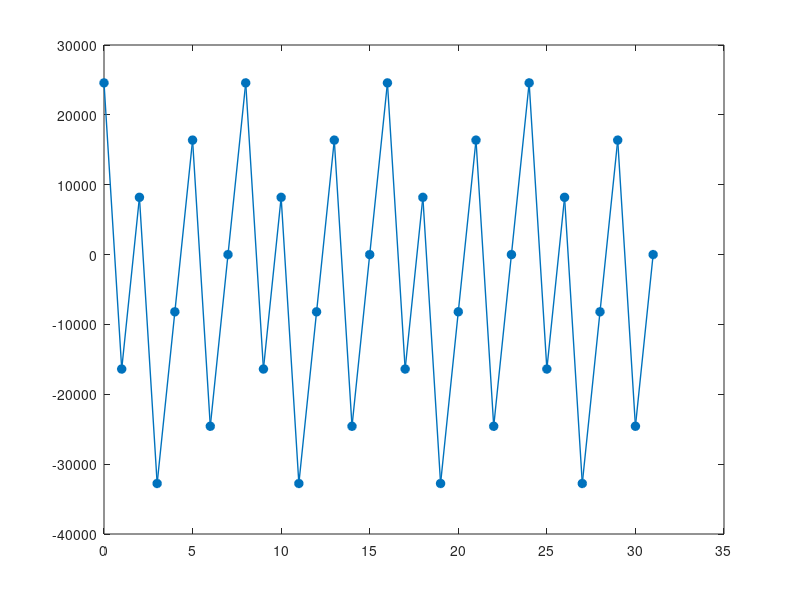

This figure's MATLAB source: (Note: this script raises an error after producing the figure.)
selec = input('\nFile?\n[1]Gain32\n[2]Gain33\n[3]Delta_min\n[4]Delta_0\n[5]Delta_max\n');

%gain32_ccs
x1=[32.0 33.0 34.0 35.0 36.0 37.0 38.0 39.0 40.0 41.0 42.0 43.0 44.0 45.0 46.0 47.0 48.0 49.0 50.0 51.0 52.0 53.0 54.0 55.0 56.0 57.0 58.0 59.0 60.0 61.0 62.0 63.0];
y1=[0.0 2256.0 22624.0 29568.0 32000.0 29568.0 22624.0 12256.0 0.0 -12256.0 -22624.0 -29568.0 -32000.0 -29568.0 -22624.0 -12256.0 0.0 12256.0 22624.0 29568.0 32000.0 29568.0 22624.0 12256.0 0.0 -12256.0 -22624.0 -29568.0 -32000.0 -29568.0 -22624.0 -12256.0];

%gain33_ccs
x2=[0.0 1.0 2.0 3.0 4.0 5.0 6.0 7.0 8.0 9.0 10.0 11.0 12.0 13.0 14.0 15.0 16.0 17.0 18.0 19.0 20.0 21.0 22.0 23.0 24.0 25.0 26.0 27.0 28.0 29.0 30.0 31.0];
y2=[0.0 12639.0 23331.0 30492.0 -32536.0 30492.0 23331.0 12639.0 0.0 -12639.0 -23331.0 -30492.0 32536.0 -30492.0 -23331.0 -12639.0 0.0 12639.0 23331.0 30492.0 -32536.0 30492.0 23331.0 12639.0 0.0 -12639.0 -23331.0 -30492.0 32536.0 -30492.0 -23331.0 -12639.0];

%delta_min
x3=[2768.0 2769.0 2770.0 2771.0 2772.0 2773.0 2774.0 2775.0 2776.0 2777.0 2778.0 2779.0 2780.0 2781.0 2782.0 2783.0 2784.0 2785.0 2786.0 2787.0 2788.0 2789.0 2790.0 2791.0 2792.0 2793.0 2794.0 2795.0 2796.0 2797.0 2798.0 2799.0];
y3=[14160.0 22352.0 30544.0 -26800.0 -18608.0 -10416.0 -2224.0 5968.0 14160.0 22352.0 30544.0 -26800.0 -18608.0 -10416.0 -2224.0 5968.0 14160.0 22352.0 30544.0 -26800.0 -18608.0 -10416.0 -2224.0 5968.0 14160.0 22352.0 30544.0 -26800.0 -18608.0 -10416.0 -2224.0 5968.0];

%delta0
x4=[32.0 33.0 34.0 35.0 36.0 37.0 38.0 39.0 40.0 41.0 42.0 43.0 44.0 45.0 46.0 47.0 48.0 49.0 50.0 51.0 52.0 53.0 54.0 55.0 56.0 57.0 58.0 59.0 60.0 61.0 62.0 63.0];
y4=[16384.0 -32768.0 -16384.0 0.0 16384.0 -32768.0 -16384.0 0.0 16384.0 -32768.0 -16384.0 0.0 16384.0 -32768.0 -16384.0 0.0 16384.0 -32768.0 -16384.0 0.0 16384.0 -32768.0 -16384.0 0.0 16384.0 -32768.0 -16384.0 0.0 16384.0 -32768.0 -16384.0 0.0];

%delta_max
x5=[0.0 1.0 2.0 3.0 4.0 5.0 6.0 7.0 8.0 9.0 10.0 11.0 12.0 13.0 14.0 15.0 16.0 17.0 18.0 19.0 20.0 21.0 22.0 23.0 24.0 25.0 26.0 27.0 28.0 29.0 30.0 31.0];
y5=[24576.0 -16384.0 8192.0 -32768.0 -8192.0 16384.0 -24576.0 0.0 24576.0 -16384.0 8192.0 -32768.0 -8192.0 16384.0 -24576.0 0.0 24576.0 -16384.0 8192.0 -32768.0 -8192.0 16384.0 -24576.0 0.0 24576.0 -16384.0 8192.0 -32768.0 -8192.0 16384.0 -24576.0 0.0];

if selec==1
    x=x1;
    y=y1;
elseif selec==2
    x=x2;
    y=y2;
elseif selec==3
    x=x3;
    y=y3;
elseif selec==4
    x=x4;
    y=y4;
elseif selec==5
    x=x5;
    y=y5;
else
    fprintf('Aprende a ler!\n');
end

h = plot(x, y,'-o','Color', '#0072BD', 'LineWidth',1.0,'MarkerFaceColor', '#0072BD');

ax = ancestor(h, 'axes');
ax.YAxis.Exponent = 0;
ax.YAxis.TickLabelFormat = '%.0f';
set(gca,'FontSize',20);

grid on
grid minor
xlabel('Sample','fontsize',25);
ylabel('Output data','fontsize',25);
%ylim([-35000 35000])
%set(get(gca,'ylabel'),'rotation',0);

if selec==1
    title(["\fontsize{30}CCS graph (project 'Sine') with gain set to 32"]);
    xlim([min(x1)-1 max(x1)+1])
    ylim([-35000 35000])
elseif selec==2
    title(["\fontsize{30}CCS graph (project 'Sine') with gain set to 33"]);
    xlim([min(x2)-1 max(x2)+1])
    ylim([-35000 35000])
    set(h, 'Color', '#A2142F')
    set(h, 'MarkerFaceColor', '#A2142F')
elseif selec==3
    title(["\fontsize{30}CCS graph for ramp signal with Delta=8192"]);
    xlim([min(x3)-1 max(x3)+1])
    ylim([-35000 35000])
elseif selec==4
    title(["\fontsize{30}CCS graph for ramp signal with Delta=16384"]);
    xlim([min(x4)-1 max(x4)+1])
    %ylim([-35000 20000])
    %yticks(-35000:10000:20000);
    ylim([-35000 25000])
    set(h, 'Color', '#A2142F')
    set(h, 'MarkerFaceColor', '#A2142F')
elseif selec==5
    title(["\fontsize{30}CCS graph for ramp signal with Delta=24576"]);
    xlim([min(x5)-1 max(x5)+1])
    ylim([-35000 35000])
    set(h, 'Color', '#77AC30')
    set(h, 'MarkerFaceColor', '#77AC30')
end